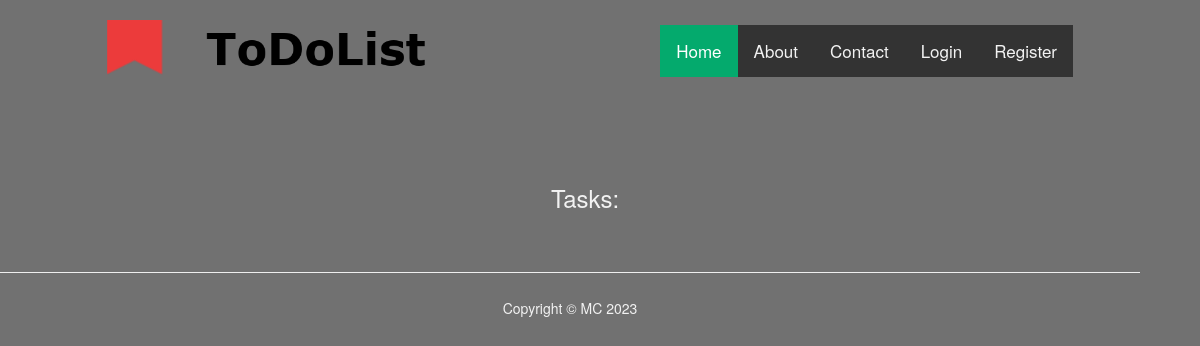
/tasks, run on an earlier commit of the app's database.
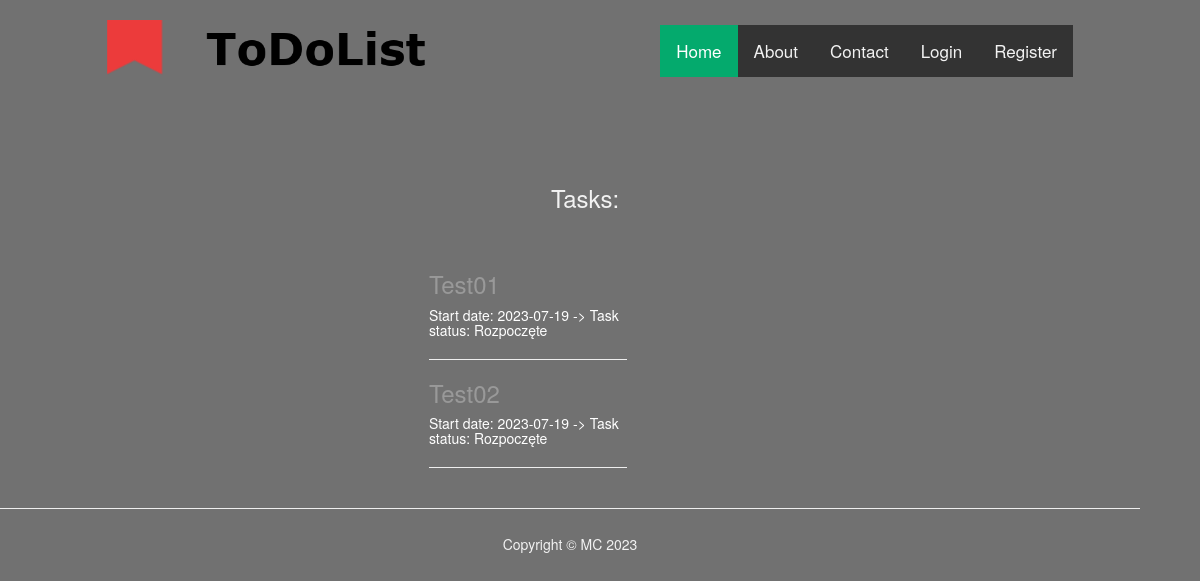
And on a later commit of the database.
### main.py (models this page shows)
class ToDoList(db.Model):
    __tablename__ = 'todolist'
    id = db.Column(db.Integer, primary_key=True)
    id_status = db.Column(db.Integer)
    name = db.Column(db.String(100))
    description = db.Column(db.String(1000))
    start_date = db.Column(db.String(12))
    end_date = db.Column(db.String(12))

class Status(db.Model):
    __tablename__ = 'status'
    id = db.Column(db.Integer, primary_key=True)
    name = db.Column(db.String(100), unique=True)
    description = db.Column(db.String(1000))

### main.py (the view)
@app.route('/tasks')
def tasks():
    all_tasks = ToDoList.query.all()
    all_status = Status.query.all()
    return render_template('tasks.html',
                           all_tasks=all_tasks,
                           all_status=all_status,
                           current_user=current_user)

### templates/tasks.html (shortened to what this page needs)
{% extends 'bootstrap/base.html' %}
{% import "bootstrap/wtf.html" as wtf %}
{% block content %}
{% include "header.html" %}
<div class="container">
  <p>
    <h3>Tasks:</h3>
  </p>
</div>
<div class="container">
    <div class="row">
        <div class="col-lg-8 col-md-10 mx-auto">
        {% for task in all_tasks %}
        <div class="task-preview">
          <a href="{{ url_for('show_task', task_id=task.id) }}">
            <h3 class="task-title">
              {{task.name}}
            </h3>
            <h5 class="task-subtitle">
              Start date: {{task.start_date}} -> Task status: {{ all_status[task.id_status].name }}
            </h5>
          </a>
        </div>
        <hr>
        {% endfor %}
      </div>
    </div>
  </div>
  <hr>
{% include "footer.html" %}
{% endblock %}

### templates/header.html (shortened to what this page needs)
<!DOCTYPE html>
<html lang="en">
<head>
    <link rel="stylesheet" href="static/styles/style.css">
</head>
<body>
<div class="top_row">
    <div class="col left">
        <div class="logo">
            <a href="{{ url_for('home') }}">
                <img src="../static/img/logo.png">
            </a>
        </div>
    </div>
    <div class="col right" >
        <div class="topnav">
            <a class="active" href="{{ url_for('home') }}">Home</a>
            <a href="{{ url_for('about') }}">About</a>
            <a href="{{ url_for('contact') }}">Contact</a>
            {% if not current_user.is_authenticated: %}
            <a href="{{ url_for('login') }}">Login</a>
            <a href="{{ url_for('register') }}">Register</a>
            {% else: %}
            <a href="{{ url_for('tasks') }}">Tasks</a>
            <a href="{{ url_for('logout') }}">Logout</a>
            {% endif %}
        </div>
    </div>
</div>
<br><br>

### templates/footer.html (shortened to what this page needs)
    <div>
        <footer>
            <p>Copyright &copy; MC 2023</p>
        </footer>
    </div>
</body>
</html>

### static/styles/style.css (style rules this page uses)
body { background-color: #717171; margin: 0; color: #f2f2f2; width: 95%; }
.topnav { background-color: #333; overflow: hidden; justify-self: right; margin-top: 15px; }
.topnav a { float: left; color: #f2f2f2; text-align: center; padding: 14px 16px; text-decoration: none; font-size: 17px; }
.topnav a.active { background-color: #04AA6D; color: white; }
.top_row { margin-left: auto; margin-right: auto; width: 90%; }
.top_row:after { content: ""; display: table; clear: both; }
.col { float: left; padding: 10px; }
.left { width: 45%; }
.right { float: right; width: 45%; }
.col img { border-radius: 25px; margin-right: auto; margin-left: auto; }
.logo { padding: 10px; width: 300px; }
.logo img { height: 55px; padding-left: 30px; }
a { text-decoration: none; }
.container { margin-top: 30px; justify-items: center; margin-left: auto; margin-right: auto; padding-left: 5%; padding-right: 5%; }
footer { margin-top: 25px; width: 100%; text-align: center; }
.task-title { color: #999999; text-decoration: None; }
.task-subtitle { color: white; text-decoration: None; }

What changed in the data, as far as the page shows it:
added ToDoList: name "Test01", start_date "2023-07-19"
now on this page (row unchanged): Status: name "Rozpoczęte"
added ToDoList: name "Test02", start_date "2023-07-19"
